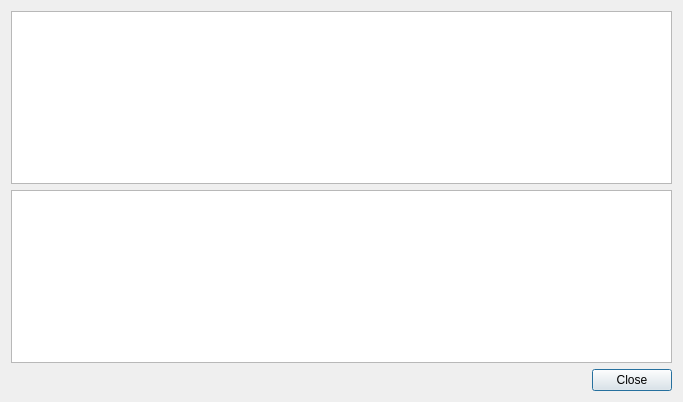
<?xml version="1.0" encoding="UTF-8"?>
<ui version="4.0">
 <class>TransactionDescDialog</class>
 <widget class="QDialog" name="TransactionDescDialog">
  <property name="geometry">
   <rect>
    <x>0</x>
    <y>0</y>
    <width>683</width>
    <height>402</height>
   </rect>
  </property>
  <property name="windowTitle">
   <string>Transaction details</string>
  </property>
  <layout class="QVBoxLayout" name="verticalLayout">
   <item>
    <widget class="QTextEdit" name="detailText">
     <property name="toolTip">
      <string>This pane shows a detailed description of the transaction</string>
     </property>
     <property name="styleSheet">
      <string notr="true"/>
     </property>
     <property name="readOnly">
      <bool>true</bool>
     </property>
    </widget>
   </item>
   <item>
    <widget class="QGraphicsView" name="graphicsView">
     <property name="autoFillBackground">
      <bool>true</bool>
     </property>
    </widget>
   </item>
   <item>
    <widget class="QDialogButtonBox" name="buttonBox">
     <property name="orientation">
      <enum>Qt::Horizontal</enum>
     </property>
     <property name="standardButtons">
      <set>QDialogButtonBox::Close</set>
     </property>
    </widget>
   </item>
  </layout>
 </widget>
 <resources/>
 <connections>
  <connection>
   <sender>buttonBox</sender>
   <signal>accepted()</signal>
   <receiver>TransactionDescDialog</receiver>
   <slot>accept()</slot>
   <hints>
    <hint type="sourcelabel">
     <x>20</x>
     <y>20</y>
    </hint>
    <hint type="destinationlabel">
     <x>20</x>
     <y>20</y>
    </hint>
   </hints>
  </connection>
  <connection>
   <sender>buttonBox</sender>
   <signal>rejected()</signal>
   <receiver>TransactionDescDialog</receiver>
   <slot>reject()</slot>
   <hints>
    <hint type="sourcelabel">
     <x>20</x>
     <y>20</y>
    </hint>
    <hint type="destinationlabel">
     <x>20</x>
     <y>20</y>
    </hint>
   </hints>
  </connection>
 </connections>
</ui>
